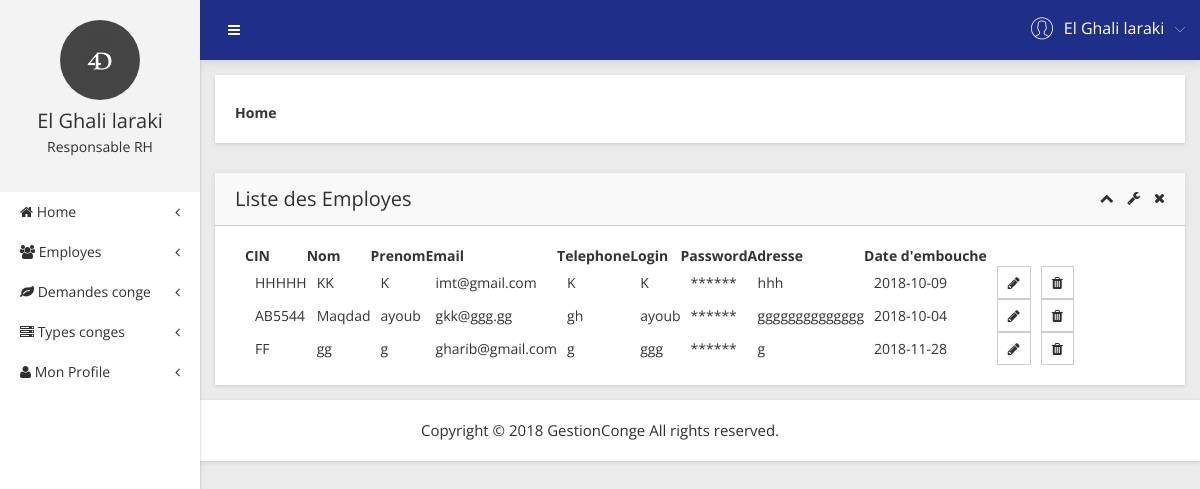
Screenshot of /app/index.php (signed in) with the database file from the repository.
### tables this page shows
CREATE TABLE IF NOT EXISTS `employe` (
  `cin` varchar(255) NOT NULL,
  `nom` varchar(255) NOT NULL,
  `prenom` varchar(255) NOT NULL,
  `email` varchar(255) NOT NULL,
  `telephone` varchar(255) NOT NULL,
  `login` varchar(255) NOT NULL,
  `password` varchar(255) NOT NULL,
  `adresse` varchar(255) NOT NULL,
  `dateembouche` date NOT NULL,
  `type` varchar(255) NOT NULL,
  PRIMARY KEY (`cin`)
);

### app/home.php (the view)
<?php
	$sql = "SELECT * FROM employe WHERE type='employe'";
	$query = $connection->query($sql);
?>
<div class="breadcome-area mg-b-30 small-dn">
	<div class="container-fluid">
		<div class="row">
			<div class="col-lg-12">
				<div class="breadcome-list map-mg-t-40-gl shadow-reset">
					<div class="row">
						<div class="col-lg-12">
							<ul class="breadcome-menu" style="text-align: left;">
								<li><span class="bread-blod">Home</span></li>
							</ul>
						</div>
					</div>
				</div>
			</div>
		</div>
	</div>
</div>
<div class="transition-world-area">
	<div class="container-fluid">
		<div class="row">
			<div class="col-lg-12">
				<div class="transition-world-list shadow-reset">
					<div class="sparkline7-list">
						<div class="sparkline7-hd">
							<div class="main-spark7-hd">
								<h1>Liste des <span class="res-ds-n">Employes</span></h1>
								<div class="sparkline7-outline-icon">
									<span class="sparkline7-collapse-link"><i class="fa fa-chevron-up"></i></span>
									<span><i class="fa fa-wrench"></i></span>
									<span class="sparkline7-collapse-close"><i class="fa fa-times"></i></span>
								</div>
							</div>
						</div>
						<div class="sparkline7-graph">
							<div class="row">
								<div class="col-lg-12">
									<div class="datatable-dashv1-list custom-datatable-overright dashtwo-project-list-data">
										<table id="table" data-toggle="table" data-pagination="true" data-search="true" data-show-columns="true" data-resizable="true" data-cookie="true" data-page-size="5" data-page-list="[5, 10, 15, 20, 25]" data-cookie-id-table="saveId" data-show-export="true">
											<thead>
												<tr>
													<th data-field="state" data-checkbox="true"></th>
													<th data-field="cin">CIN</th>
													<th data-field="nom" data-editable="true">Nom</th>
													<th data-field="prenom" data-editable="true">Prenom</th>
													<th data-field="email" data-editable="true">Email</th>
													<th data-field="telephone" data-editable="true">Telephone</th>
													<th data-field="login" data-editable="true">Login</th>
													<th data-field="password" data-editable="true">Password</th>
													<th data-field="adresse" data-editable="true">Adresse</th>
													<th data-field="date" data-editable="true">Date d'embouche</th>
													<th> &nbsp; </th>
													<th> &nbsp; </th>
												</tr>
											</thead>
										<tbody>
<?php
	while($data = $query->fetch_object())
	{
		echo "<tr>";
			echo "<td></td>";
			echo "<td> $data->cin </td>";
			echo "<td> $data->nom </td>";
			echo "<td> $data->prenom </td>";
			echo "<td> $data->email </td>";
			echo "<td> $data->telephone </td>";
			echo "<td> $data->login </td>";
			echo "<td>******</td>";
			echo "<td> $data->adresse </td>";
			echo "<td> $data->dateembouche </td>";
			echo "<td><a href=\"index.php?page=employe_upd&cin={$data->cin}\"class=\"btn btn-default btn-sm\"><i class=\"fa fa-pencil\"></i></a></td>";
			echo "<td><a href=\"index.php?page=employe_sup&cin={$data->cin}\"class=\"btn btn-default btn-sm\"><i class=\"fa fa-trash\"></i></a></td>";
		echo "</tr>";
	}
?>
											</tbody>
										</table>
									</div>
								</div>
							</div>
						</div>
					</div>
				</div>
			</div>
		</div>
	</div>
</div>

### app/header.php (shortened to what this page needs)
<div class="left-sidebar-pro">
            <nav id="sidebar">
                <div class="sidebar-header">
                    <a href="#"><img src="../img/message/1.png" alt="" />
                    </a>
                    <h3><?php echo $data->nom . " " . $data->prenom; ?></h3>
                    <p><?php if($data->type == "rh") echo "Responsable RH"; else echo "Employé"; ?></p>
                </div>
                <div class="left-custom-menu-adp-wrap">
                    <ul class="nav navbar-nav left-sidebar-menu-pro">
					<?php
						if($data->type == "rh"){
					?>
                        <li class="nav-item">
                            <a href="index.php?page=home"><i class="fa big-icon fa-home"></i> <span class="mini-dn"> Home</span> <span class="indicator-right-menu mini-dn"><i class="fa indicator-mn fa-angle-left"></i></span></a>
                        </li>
                        <li class="nav-item"><a href="#" data-toggle="dropdown" role="button" aria-expanded="false" class="nav-link dropdown-toggle"><i class="fa big-icon fa-users"></i> <span class="mini-dn"> Employes</span> <span class="indicator-right-menu mini-dn"><i class="fa indicator-mn fa-angle-left"></i></span></a>
                        </li>
                        <li class="nav-item"><a href="#" data-toggle="dropdown" role="button" aria-expanded="false" class="nav-link dropdown-toggle"><i class="fa big-icon fa-leaf"></i> <span class="mini-dn"> Demandes conge</span> <span class="indicator-right-menu mini-dn"><i class="fa indicator-mn fa-angle-left"></i></span></a>
                        </li>
						 <li class="nav-item"><a href="#" data-toggle="dropdown" role="button" aria-expanded="false" class="nav-link dropdown-toggle">
						 <i class="fa big-icon fa-server"></i> <span class="mini-dn"> Types conges</span> <span class="indicator-right-menu mini-dn"><i class="fa indicator-mn fa-angle-left"></i></span></a>
                        </li>
					<?php
						}
					?>
						<li class="nav-item">
                            <a href="index.php?page=profile"><i class="fa fa-user" aria-hidden="true"></i><span class="mini-dn"> Mon Profile</span> <span class="indicator-right-menu mini-dn"><i class="fa indicator-mn fa-angle-left"></i></span></a>
                        </li>
                    </ul>
                </div>
            </nav>
        </div>

### app/header-top.php (shortened to what this page needs)
<div class="header-top-area">
	<div class="fixed-header-top">
		<div class="container-fluid">
			<div class="row">
				<div class="col-lg-1 col-md-6 col-sm-6 col-xs-12">
					<button type="button" id="sidebarCollapse" class="btn bar-button-pro header-drl-controller-btn btn-info navbar-btn">
						<i class="fa fa-bars"></i>
					</button>
				</div>
				<div class="col-lg-5 col-md-5 col-sm-6 col-xs-12">
					<div class="header-right-info">
						<ul class="nav navbar-nav mai-top-nav header-right-menu">
						   	<li class="nav-item">
								<a href="#" data-toggle="dropdown" role="button" aria-expanded="false" class="nav-link dropdown-toggle">
									<span class="adminpro-icon adminpro-user-rounded header-riht-inf"></span>
									<span class="admin-name"><?php echo $data->nom . " " . $data->prenom; ?></span>
									<span class="author-project-icon adminpro-icon adminpro-down-arrow"></span>
								</a>
							</li>
						</ul>
					</div>
				</div>
			</div>
		</div>
	</div>
</div>

### rows the page displays
employe: nom "El Ghali", prenom "laraki"
employe: cin "HHHHH", nom "KK", prenom "K", email "imt@gmail.com", telephone "K", login "K", adresse "hhh", dateembouche "2018-10-09"
employe: cin "AB5544", nom "Maqdad", prenom "ayoub", email "gkk@ggg.gg", telephone "gh", login "ayoub", adresse "gggggggggggggg", dateembouche "2018-10-04"
employe: cin "FF", nom "gg", prenom "g", email "gharib@gmail.com", telephone "g", login "ggg", adresse "g", dateembouche "2018-11-28"
